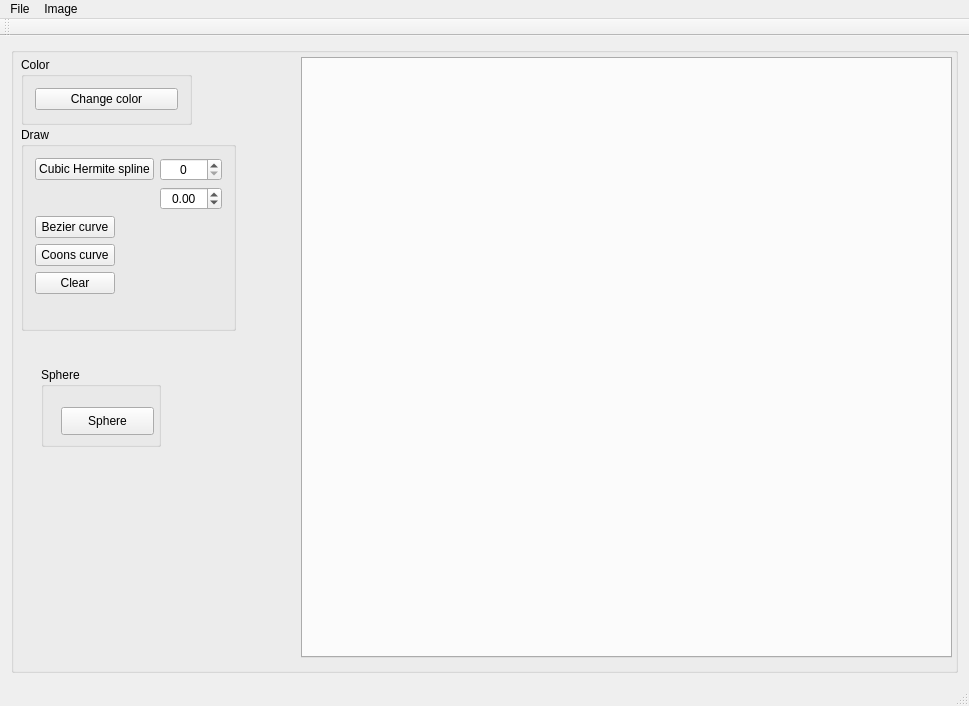
<?xml version="1.0" encoding="UTF-8"?>
<ui version="4.0">
 <class>ImageViewerClass</class>
 <widget class="QMainWindow" name="ImageViewerClass">
  <property name="geometry">
   <rect>
    <x>0</x>
    <y>0</y>
    <width>969</width>
    <height>706</height>
   </rect>
  </property>
  <property name="windowTitle">
   <string>ImageViewer</string>
  </property>
  <widget class="QWidget" name="centralWidget">
   <layout class="QHBoxLayout" name="horizontalLayout">
    <item>
     <widget class="QGroupBox" name="groupBox">
      <property name="title">
       <string/>
      </property>
      <widget class="QGroupBox" name="groupBox_2">
       <property name="geometry">
        <rect>
         <x>10</x>
         <y>10</y>
         <width>171</width>
         <height>68</height>
        </rect>
       </property>
       <property name="title">
        <string>Color</string>
       </property>
       <layout class="QGridLayout" name="gridLayout">
        <item row="0" column="0">
         <widget class="QPushButton" name="pushButtonColor">
          <property name="text">
           <string>Change color</string>
          </property>
         </widget>
        </item>
       </layout>
      </widget>
      <widget class="QTabWidget" name="tabWidget">
       <property name="geometry">
        <rect>
         <x>290</x>
         <y>10</y>
         <width>651</width>
         <height>601</height>
        </rect>
       </property>
       <property name="documentMode">
        <bool>false</bool>
       </property>
       <property name="tabsClosable">
        <bool>true</bool>
       </property>
       <property name="movable">
        <bool>true</bool>
       </property>
      </widget>
      <widget class="QGroupBox" name="groupBox_3">
       <property name="geometry">
        <rect>
         <x>10</x>
         <y>80</y>
         <width>215</width>
         <height>204</height>
        </rect>
       </property>
       <property name="title">
        <string>Draw</string>
       </property>
       <layout class="QFormLayout" name="formLayout">
        <item row="0" column="0">
         <widget class="QPushButton" name="pushButtonHermite">
          <property name="text">
           <string>Cubic Hermite spline</string>
          </property>
         </widget>
        </item>
        <item row="0" column="1">
         <widget class="QSpinBox" name="spinBoxPoints">
          <property name="alignment">
           <set>Qt::AlignCenter</set>
          </property>
         </widget>
        </item>
        <item row="1" column="1">
         <widget class="QDoubleSpinBox" name="doubleSpinBoxDegree">
          <property name="alignment">
           <set>Qt::AlignCenter</set>
          </property>
          <property name="minimum">
           <double>-360.000000000000000</double>
          </property>
          <property name="maximum">
           <double>360.000000000000000</double>
          </property>
          <property name="singleStep">
           <double>0.500000000000000</double>
          </property>
         </widget>
        </item>
        <item row="2" column="0">
         <widget class="QPushButton" name="pushButtonBezier">
          <property name="text">
           <string>Bezier curve</string>
          </property>
         </widget>
        </item>
        <item row="3" column="0">
         <widget class="QPushButton" name="pushButtonCoons">
          <property name="text">
           <string>Coons curve</string>
          </property>
         </widget>
        </item>
        <item row="4" column="0">
         <widget class="QPushButton" name="pushButtonClear">
          <property name="text">
           <string>Clear</string>
          </property>
         </widget>
        </item>
       </layout>
      </widget>
      <widget class="QGroupBox" name="groupBoxSphere">
       <property name="geometry">
        <rect>
         <x>30</x>
         <y>320</y>
         <width>120</width>
         <height>80</height>
        </rect>
       </property>
       <property name="title">
        <string>Sphere</string>
       </property>
       <widget class="QPushButton" name="pushButtonSphere">
        <property name="geometry">
         <rect>
          <x>20</x>
          <y>40</y>
          <width>93</width>
          <height>28</height>
         </rect>
        </property>
        <property name="text">
         <string>Sphere</string>
        </property>
       </widget>
      </widget>
     </widget>
    </item>
   </layout>
  </widget>
  <widget class="QMenuBar" name="menuBar">
   <property name="geometry">
    <rect>
     <x>0</x>
     <y>0</y>
     <width>969</width>
     <height>26</height>
    </rect>
   </property>
   <widget class="QMenu" name="menuFile">
    <property name="title">
     <string>File</string>
    </property>
    <addaction name="actionNew"/>
    <addaction name="actionOpen"/>
    <addaction name="actionSave_as"/>
   </widget>
   <widget class="QMenu" name="menuImage">
    <property name="title">
     <string>Image</string>
    </property>
    <addaction name="actionRename"/>
    <addaction name="actionClear"/>
    <addaction name="actionSet_background_color"/>
   </widget>
   <addaction name="menuFile"/>
   <addaction name="menuImage"/>
  </widget>
  <widget class="QToolBar" name="mainToolBar">
   <attribute name="toolBarArea">
    <enum>TopToolBarArea</enum>
   </attribute>
   <attribute name="toolBarBreak">
    <bool>false</bool>
   </attribute>
  </widget>
  <widget class="QStatusBar" name="statusBar"/>
  <action name="actionNew">
   <property name="text">
    <string>New</string>
   </property>
  </action>
  <action name="actionOpen">
   <property name="text">
    <string>Open</string>
   </property>
  </action>
  <action name="actionSave_as">
   <property name="text">
    <string>Save as</string>
   </property>
  </action>
  <action name="actionRename">
   <property name="text">
    <string>Rename</string>
   </property>
  </action>
  <action name="actionClear">
   <property name="text">
    <string>Clear</string>
   </property>
  </action>
  <action name="actionSet_background_color">
   <property name="text">
    <string>Set background color</string>
   </property>
  </action>
 </widget>
 <layoutdefault spacing="6" margin="11"/>
 <resources>
  <include location="ImageViewer.qrc"/>
 </resources>
 <connections/>
</ui>
